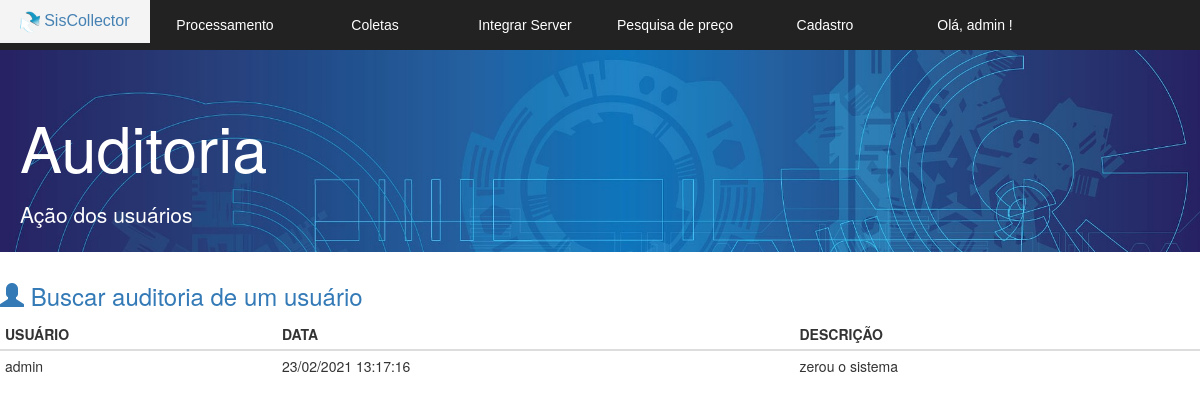
Before: /coletor/v_listar_auditoria.php (signed in) with the older database file.
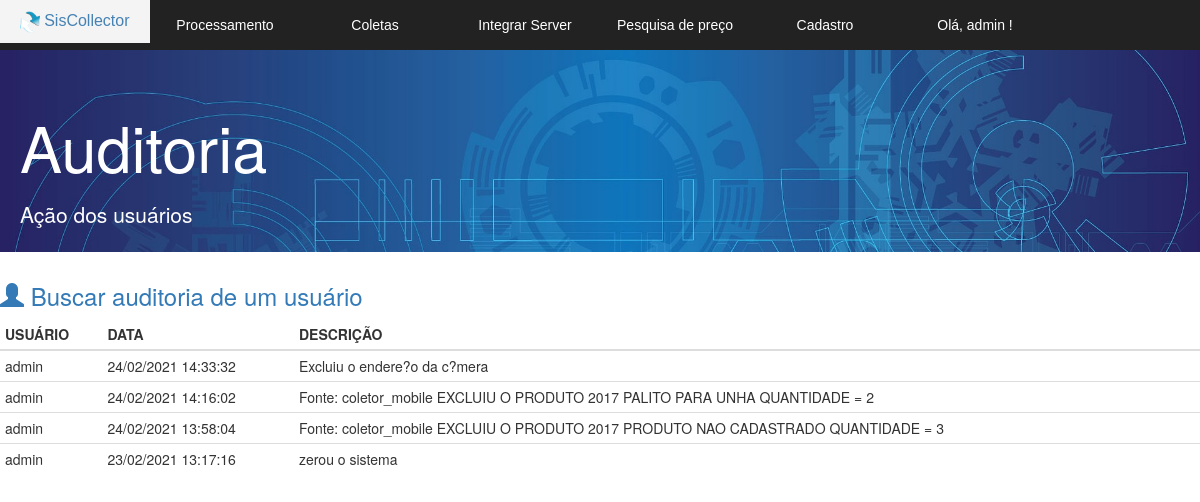
After: the same page with the newer database file.
### tables this page shows
CREATE TABLE IF NOT EXISTS `auditoria` (
  `id` int(11) NOT NULL AUTO_INCREMENT,
  `usuario` varchar(255) DEFAULT NULL,
  `descricao` varchar(255) DEFAULT NULL,
  `data` datetime NOT NULL,
  PRIMARY KEY (`id`)
);

### coletor/v_listar_auditoria.php (the view, shortened to what this page needs)
<!DOCTYPE html>
<html lang="pt-br">
<head>
  <link href="bootstrap/css/bootstrap.min.css" rel="stylesheet">
  <link rel="stylesheet" href="css.css">
  <link rel="stylesheet" href="normalize.css">
</head>
<body>
	<section id="principal">
   <?php
   require 'v_cabecalho.php';
   ?>
   <section class="corpo">
    <div class="jumbotron jumbotron-fluid">
      <div class="container">
        <h1 class="display-4">Auditoria</h1>
        <p class="lead">Ação dos usuários</p>
      </div>
    </div>
    <h3> <a href="v_buscar_usuario.php" > <span class="glyphicon glyphicon-user" aria-hidden="true"></span> Buscar auditoria de um usuário </a></h3>
    <?php
    $listagem = mysqli_query($conexao,  "SELECT * FROM auditoria order by id desc");
    ?>
    <table class="table table-condensed">
     <thead >
      <tr class="table-primary">
        <th scope="col">USUÁRIO</th>
        <th scope="col">DATA</th>
        <th scope="col">DESCRIÇÃO</th>
      </tr>
    </thead>
    <tbody>
      <?php
      while($linha = mysqli_fetch_array($listagem)) {
      $data = $linha['data'];
      ?>
        <tr>
          <td> <?= $linha['usuario'] ?> </td>
          <td> <?php echo date('d/m/Y H:i:s', strtotime($data));  ?>  </td>
          <td> <?= utf8_encode($linha['descricao']);  ?> </td>
        </tr>
        <?php } ?>
      </tbody>
    </table>
  </section>
</section>
</body>
</html>

### coletor/v_cabecalho.php (shortened to what this page needs)
<?php
$usuario = $_SESSION['usuario'];
?>
<div>
<nav class="menu">
	<ul>
		<li> <a href="index.php" id="a"> <img src="logo.png" height="22px" alt=""> SisCollector	</a></li>
		<li><a href="#">Processamento</a>
		</li>
		<li><a href="#">Coletas </a>
		</li>
		<li><a href="#">Integrar Server</a>
		</li>
		<li><a href="v_pesquisa_preco.php">Pesquisa de preço</a> </li>
		<li><a href="#">Cadastro</a>
		</li>
		<li> <a href="#"> Olá, <?php echo $usuario ;?> ! </a>
		</li>
	</ul>
</nav>
</div>

### coletor/css.css (style rules this page uses)
.jumbotron { padding-top: 70px; height: 18em; width: 100%; max-height: 50%; max-width: 100%; min-height: 20%; min-width: 30%; background-image: url("bg.jpg")!important; background-size: cover; color:#ffffff; }
.jumbotron h1 { margin-bottom: 0.3em; }
.jumbotron .container { margin-left:5px; }
a:link { text-decoration:none ; }
.menu { position: fixed; width: 100%; height: 50px; background-color: #222; font-family: 'arial'; }
#a { padding: 10px; color: #4682B4; font-size: 16px; }
.menu ul { list-style: none; position: relative; }
.menu ul li { width: 150px; float: left; }
.menu a { padding: 15px; display: block; text-decoration: none; text-align: center; background-color: #222; color:#fff; }

Changed rows visible on the page:
added auditoria: usuario "admin", data "24/02/2021 14:33:32", descricao "Excluiu o endere?o da c?mera"
added auditoria: usuario "admin", data "24/02/2021 14:16:02", descricao "Fonte: coletor_mobile EXCLUIU O PRODUTO 2017 PALITO PARA UNHA QUANTIDADE = 2"
added auditoria: usuario "admin", data "24/02/2021 13:58:04", descricao "Fonte: coletor_mobile EXCLUIU O PRODUTO 2017 PRODUTO NAO CADASTRADO QUANTIDADE = 3"
